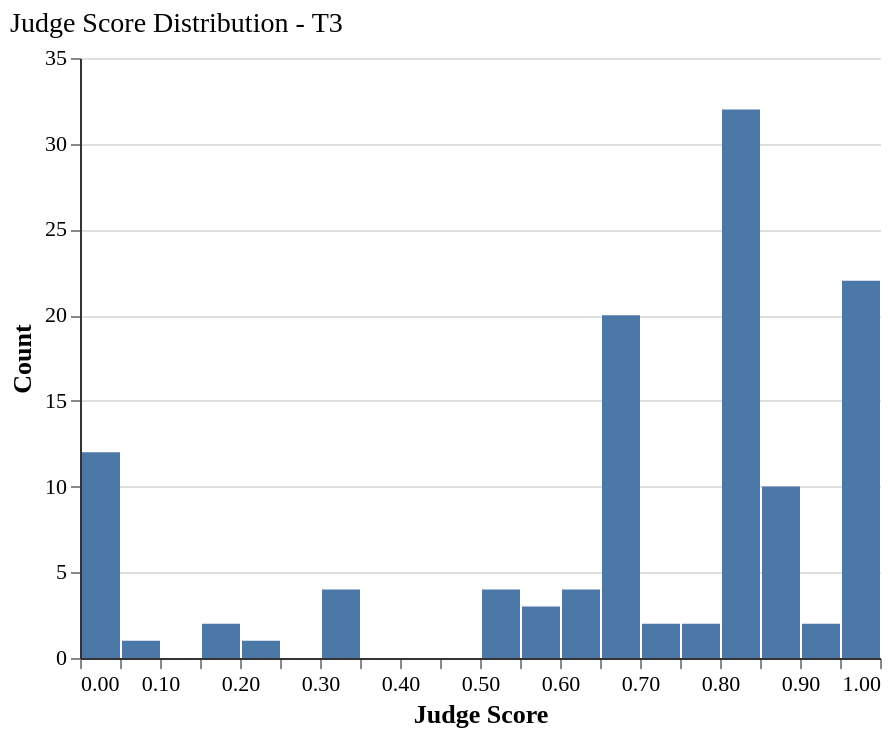

The Vega-Lite source for this figure:
### Vega-Lite specification from a JSON file in a GitHub repository (floating-point values rounded to 4 significant figures)
{"config": {"font": "serif", "axis": {"labelFontSize": 11, "titleFontSize": 13, "gridColor": "#e0e0e0", "domainColor": "#333333"}, "legend": {"labelFontSize": 11, "titleFontSize": 12}, "title": {"fontSize": 14, "anchor": "start", "fontWeight": "normal"}, "view": {"stroke": null, "continuousWidth": 400, "continuousHeight": 300}, "mark": {"tooltip": true}}, "data": {"name": "data-cc61c88c718eee437c57e3e7f443af1c"}, "mark": {"type": "bar"}, "encoding": {"x": {"bin": {"step": 0.05}, "field": "judge_score", "title": "Judge Score", "type": "quantitative"}, "y": {"aggregate": "count", "title": "Count", "type": "quantitative"}}, "height": 300, "title": "Judge Score Distribution - T3", "width": 400, "$schema": "https://vega.github.io/schema/vega-lite/v6.1.0.json", "datasets": {"data-cc61c88c718eee437c57e3e7f443af1c": [{"tier": "T3", "judge_score": 0.836}, {"tier": "T3", "judge_score": 0.893}, {"tier": "T3", "judge_score": 0.84}, {"tier": "T3", "judge_score": 0.63}, {"tier": "T3", "judge_score": 0.0}, {"tier": "T3", "judge_score": 0.84}, {"tier": "T3", "judge_score": 0.84}, {"tier": "T3", "judge_score": 0.88}, {"tier": "T3", "judge_score": 0.83}, {"tier": "T3", "judge_score": 0.88}, {"tier": "T3", "judge_score": 0.875}, {"tier": "T3", "judge_score": 0.0}, {"tier": "T3", "judge_score": 0.88}, {"tier": "T3", "judge_score": 0.78}, {"tier": "T3", "judge_score": 0.64}, {"tier": "T3", "judge_score": 0.9}, {"tier": "T3", "judge_score": 0.85}, {"tier": "T3", "judge_score": 1.0}, {"tier": "T3", "judge_score": 0.9}, {"tier": "T3", "judge_score": 1.0}, {"tier": "T3", "judge_score": 0.33}, {"tier": "T3", "judge_score": 0.83}, {"tier": "T3", "judge_score": 0.67}, {"tier": "T3", "judge_score": 1.0}, {"tier": "T3", "judge_score": 0.83}, {"tier": "T3", "judge_score": 0.0}, {"tier": "T3", "judge_score": 1.0}, {"tier": "T3", "judge_score": 0.17}, {"tier": "T3", "judge_score": 0.67}, {"tier": "T3", "judge_score": 0.56}, {"tier": "T3", "judge_score": 0.83}, {"tier": "T3", "judge_score": 0.83}, {"tier": "T3", "judge_score": 0.83}, {"tier": "T3", "judge_score": 1.0}, {"tier": "T3", "judge_score": 0.5}, {"tier": "T3", "judge_score": 0.83}, {"tier": "T3", "judge_score": 0.5}, {"tier": "T3", "judge_score": 0.0}, {"tier": "T3", "judge_score": 0.0}, {"tier": "T3", "judge_score": 0.67}, {"tier": "T3", "judge_score": 0.0}, {"tier": "T3", "judge_score": 0.89}, {"tier": "T3", "judge_score": 1.0}, {"tier": "T3", "judge_score": 0.833}, {"tier": "T3", "judge_score": 0.833}, {"tier": "T3", "judge_score": 0.0}, {"tier": "T3", "judge_score": 0.83}, {"tier": "T3", "judge_score": 1.0}, {"tier": "T3", "judge_score": 0.83}, {"tier": "T3", "judge_score": 1.0}, {"tier": "T3", "judge_score": 0.33}, {"tier": "T3", "judge_score": 0.33}, {"tier": "T3", "judge_score": 0.67}, {"tier": "T3", "judge_score": 0.83}, {"tier": "T3", "judge_score": 0.833}, {"tier": "T3", "judge_score": 0.83}, {"tier": "T3", "judge_score": 1.0}, {"tier": "T3", "judge_score": 0.72}, {"tier": "T3", "judge_score": 0.833}, {"tier": "T3", "judge_score": 0.67}, {"tier": "T3", "judge_score": 1.0}, {"tier": "T3", "judge_score": 0.67}, {"tier": "T3", "judge_score": 0.83}, {"tier": "T3", "judge_score": 0.0}, {"tier": "T3", "judge_score": 1.0}, {"tier": "T3", "judge_score": 0.67}, {"tier": "T3", "judge_score": 0.67}, {"tier": "T3", "judge_score": 0.89}, {"tier": "T3", "judge_score": 1.0}, {"tier": "T3", "judge_score": 0.833}, {"tier": "T3", "judge_score": 0.67}, {"tier": "T3", "judge_score": 0.83}, {"tier": "T3", "judge_score": 0.67}, {"tier": "T3", "judge_score": 0.83}, {"tier": "T3", "judge_score": 0.0}, {"tier": "T3", "judge_score": 1.0}, {"tier": "T3", "judge_score": 0.67}, {"tier": "T3", "judge_score": 1.0}, {"tier": "T3", "judge_score": 0.833}, {"tier": "T3", "judge_score": 1.0}, {"tier": "T3", "judge_score": 1.0}, {"tier": "T3", "judge_score": 1.0}, {"tier": "T3", "judge_score": 0.67}, {"tier": "T3", "judge_score": 1.0}, {"tier": "T3", "judge_score": 0.83}, {"tier": "T3", "judge_score": 0.67}, {"tier": "T3", "judge_score": 0.0}, {"tier": "T3", "judge_score": 0.67}, {"tier": "T3", "judge_score": 0.833}, {"tier": "T3", "judge_score": 0.83}, {"tier": "T3", "judge_score": 0.5}, {"tier": "T3", "judge_score": 0.83}, {"tier": "T3", "judge_score": 0.89}, {"tier": "T3", "judge_score": 0.67}, {"tier": "T3", "judge_score": 0.33}, {"tier": "T3", "judge_score": 0.67}, {"tier": "T3", "judge_score": 0.72}, {"tier": "T3", "judge_score": 1.0}, {"tier": "T3", "judge_score": 0.83}, {"tier": "T3", "judge_score": 1.0}, {"tier": "T3", "judge_score": 0.67}, {"tier": "T3", "judge_score": 1.0}, {"tier": "T3", "judge_score": 0.67}, {"tier": "T3", "judge_score": 1.0}, {"tier": "T3", "judge_score": 0.0}, {"tier": "T3", "judge_score": 0.833}, {"tier": "T3", "judge_score": 0.67}, {"tier": "T3", "judge_score": 0.0}, {"tier": "T3", "judge_score": 0.76}, {"tier": "T3", "judge_score": 0.52}, {"tier": "T3", "judge_score": 0.58}, {"tier": "T3", "judge_score": 0.62}, {"tier": "T3", "judge_score": 0.81}, {"tier": "T3", "judge_score": 0.82}, {"tier": "T3", "judge_score": 0.15}, {"tier": "T3", "judge_score": 0.67}, {"tier": "T3", "judge_score": 0.2}, {"tier": "T3", "judge_score": 0.85}, {"tier": "T3", "judge_score": 0.62}, {"tier": "T3", "judge_score": 0.55}, {"tier": "T3", "judge_score": 0.05}]}}
